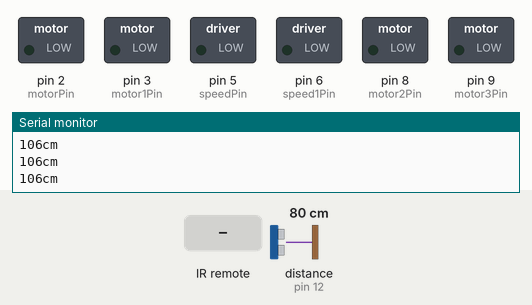
Recording of a sketch running on a simulated Arduino Uno, built with avr-gcc and run on an emulated ATmega328P. Shown: switched loads named in the sketch (green lamp = pin HIGH), the last lines printed to the serial monitor. Wiring (inferred from the names in the program): ultrasonic range finder: trigger pin 10; echo pin 12. The inputs (shaded band) are chosen by the test bench; at power-on: distance to the obstacle (sensor on pin 12) 80 cm. The echo pulse lasts 58.3 µs per cm; pins used as bus, display or sensor lines are not drawn.

Above: at 1.2 s.
1.3 s: infrared code 0xFD807F received
At 2.4 s:
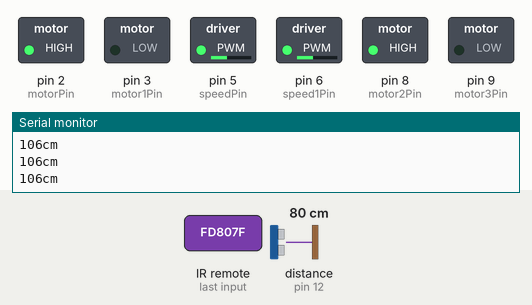
3.0 s: distance to the obstacle (sensor on pin 12) set to 10 cm
4.5 s: distance to the obstacle (sensor on pin 12) set to 7 cm
At 5.8 s:
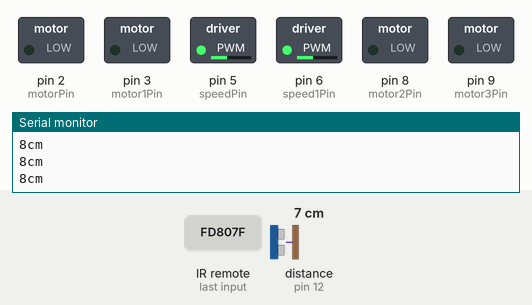
6.3 s: infrared code 0xFD20DF received
At 6.9 s:
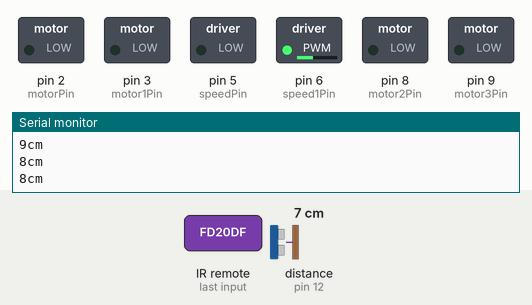
8.0 s: infrared code 0xFD609F received
At 9.1 s:
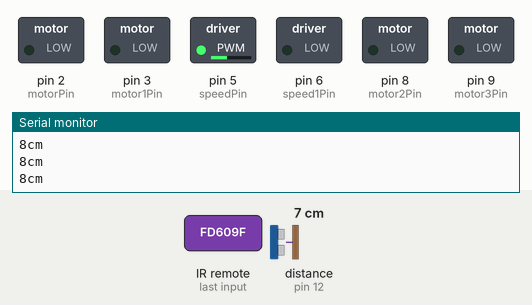
9.8 s: infrared code 0xFD906F received
At 9.97 s:
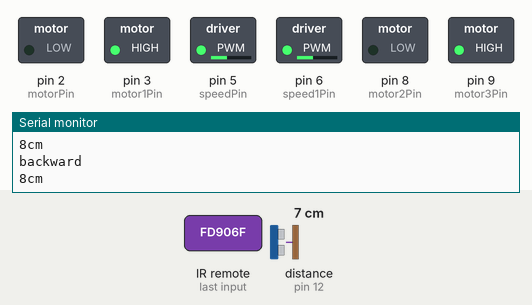
Timing chart, 0 to 12.6 s (numbered marks = the images above; inputs shaded):
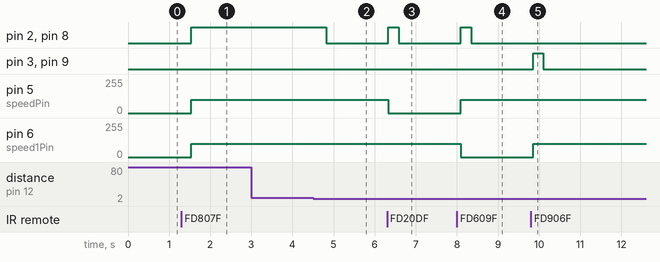

The sketch:

exam_project1.ino
```cpp
#include <IRremote.h>


IRrecv remote(11);
decode_results results;
//Init Motors

int trig1Pin = 10;    // Trigger
int echo1Pin = 12;    // Echo
long duration2, centimeters;


const int speedPin = 5;
const int motorPin = 2;
const int motor1Pin = 3;

const int speed1Pin = 6;
const int motor2Pin = 8;
const int motor3Pin = 9;

int speed = 100;

void setup(){
  Serial.begin(9600);
  remote.enableIRIn();

  pinMode(speedPin,OUTPUT);
  pinMode(speed1Pin,OUTPUT);

  pinMode(motorPin,OUTPUT);
  pinMode(motor1Pin,OUTPUT);

  pinMode(motor2Pin,OUTPUT);
  pinMode(motor3Pin,OUTPUT);

  pinMode(trig1Pin, OUTPUT);
  pinMode(echo1Pin, INPUT);
}


void loop(){
  startsensor();
  if (centimeters<=10)
  {
  digitalWrite(motorPin, LOW);
  digitalWrite(motor1Pin, LOW);

  digitalWrite(motor2Pin, LOW);
  digitalWrite(motor3Pin, LOW);
  }
  if (remote.decode(&results)){


    	switch(results.value){
          case 0xFD00FF://power
          break;
          case 0xFD807F://vol+
          	forward();
          break;
          case 0xFD40BF://func/stop
          break;
          case 0xFD20DF://|<<
          	turnLeft();
          break;
          case 0xFDA05F://>||
          	stop();
          break ;
          case 0xFD609F://>>|
           turnRight();
          break ;
          case 0xFD10EF://down arrow
          	speedDown();
          break ;
          case 0xFD906F://vol-
          	backward();
          break ;
          case 0xFD50AF://up arrow
          	speedUp();
          break ;


        }
       remote.resume();
  }
}


void forward(){
  Serial.println("forward");
  analogWrite(speedPin, speed);
  analogWrite(speed1Pin, speed);

  digitalWrite(motorPin, HIGH);
  digitalWrite(motor1Pin, LOW);

  digitalWrite(motor2Pin, HIGH);
  digitalWrite(motor3Pin, LOW);
}

void backward(){
  Serial.println("backward");
  analogWrite(speedPin, speed);
  analogWrite(speed1Pin, speed);

  digitalWrite(motorPin, LOW);
  digitalWrite(motor1Pin, HIGH);

  digitalWrite(motor2Pin, LOW);
  digitalWrite(motor3Pin, HIGH);
}

void turnLeft(){
  Serial.println("turnLeft");
  analogWrite(speedPin, 0);
  analogWrite(speed1Pin, speed);

  digitalWrite(motorPin, HIGH);
  digitalWrite(motor1Pin, LOW);

  digitalWrite(motor2Pin, HIGH);
  digitalWrite(motor3Pin, LOW);
}

void turnRight(){
  Serial.println("turnRight");
  analogWrite(speedPin, speed);
  analogWrite(speed1Pin, 0);

  digitalWrite(motorPin, HIGH);
  digitalWrite(motor1Pin, LOW);

  digitalWrite(motor2Pin, HIGH);
  digitalWrite(motor3Pin, LOW);
}

void stop(){
  Serial.println("stop");
  digitalWrite(motorPin, LOW);
  digitalWrite(motor1Pin, LOW);

  digitalWrite(motor2Pin, LOW);
  digitalWrite(motor3Pin, LOW);
}

void speedUp(){
  Serial.println("speedUp");
  speed+=10;
  if(speed>255) speed =255;
  analogWrite(speedPin, speed);
  analogWrite(speed1Pin, speed);
}

void speedDown(){
  Serial.println("speedDown");
  speed-=10;
  if(speed<0) speed =0;
  analogWrite(speedPin, speed);
  analogWrite(speed1Pin, speed);
}

void startsensor(){
  digitalWrite(trig1Pin, LOW);
  delayMicroseconds(5);
  digitalWrite(trig1Pin, HIGH);
  delayMicroseconds(10);
  digitalWrite(trig1Pin, LOW);

  pinMode(echo1Pin, INPUT);
  duration2 = pulseIn(echo1Pin, HIGH);

    centimeters = ((duration2/2) / 29.1) *1.33;

  Serial.print(centimeters);
  Serial.print("cm");
  Serial.println();

  delay(250);
}
```

Measured:
- the behaviour switches between 9 and 8 cm on distance to the obstacle (sensor on pin 12) (found by bisection; images 1 and 2)
- after the input at 1.3 s, pin 2 (motorPin), pin 8 (motor2Pin): LOW → HIGH after 0.23 s; pin 5 (speedPin), pin 6 (speed1Pin): 0/255 → 100/255 after 0.23 s
- after the input at 4.5 s, pin 2 (motorPin), pin 8 (motor2Pin): HIGH → LOW after 0.33 s
- after the input at 6.3 s, pin 2 (motorPin), pin 8 (motor2Pin): LOW → HIGH at once, → LOW 0.25 s later; pin 5 (speedPin): 100/255 → 0/255 at once
- after the input at 8.0 s, pin 2 (motorPin), pin 8 (motor2Pin): LOW → HIGH after 0.09 s, → LOW 0.25 s later; pin 5 (speedPin): 0/255 → 100/255 after 0.09 s; pin 6 (speed1Pin): 100/255 → 0/255 after 0.09 s
- after the input at 9.8 s, pin 3 (motor1Pin), pin 9 (motor3Pin): LOW → HIGH after 0.05 s, → LOW 0.25 s later; pin 6 (speed1Pin): 0/255 → 100/255 after 0.05 s
